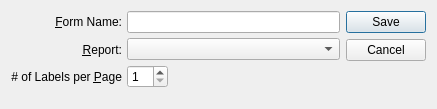
<?xml version="1.0" encoding="UTF-8"?>
<ui version="4.0">
 <comment>This file is part of the xTuple ERP: PostBooks Edition, a free and
open source Enterprise Resource Planning software suite,
Copyright (c) 1999-2011 by OpenMFG LLC, d/b/a xTuple.
It is licensed to you under the Common Public Attribution License
version 1.0, the full text of which (including xTuple-specific Exhibits)
is available at www.xtuple.com/CPAL.  By using this software, you agree
to be bound by its terms.</comment>
 <class>labelForm</class>
 <widget class="QDialog" name="labelForm">
  <property name="geometry">
   <rect>
    <x>0</x>
    <y>0</y>
    <width>437</width>
    <height>109</height>
   </rect>
  </property>
  <property name="windowTitle">
   <string>Label Form</string>
  </property>
  <layout class="QGridLayout" name="gridLayout">
   <item row="0" column="0">
    <layout class="QVBoxLayout">
     <property name="spacing">
      <number>0</number>
     </property>
     <item>
      <layout class="QHBoxLayout">
       <property name="spacing">
        <number>5</number>
       </property>
       <item>
        <layout class="QVBoxLayout">
         <item>
          <widget class="QLabel" name="_formNameLit">
           <property name="text">
            <string>&amp;Form Name:</string>
           </property>
           <property name="alignment">
            <set>Qt::AlignRight|Qt::AlignTrailing|Qt::AlignVCenter</set>
           </property>
           <property name="buddy">
            <cstring>_name</cstring>
           </property>
          </widget>
         </item>
         <item>
          <widget class="QLabel" name="_reportLit">
           <property name="text">
            <string>&amp;Report:</string>
           </property>
           <property name="alignment">
            <set>Qt::AlignRight|Qt::AlignTrailing|Qt::AlignVCenter</set>
           </property>
           <property name="buddy">
            <cstring>_report</cstring>
           </property>
          </widget>
         </item>
         <item>
          <widget class="QLabel" name="_numOfLabelsLit">
           <property name="text">
            <string># of Labels per &amp;Page</string>
           </property>
           <property name="alignment">
            <set>Qt::AlignRight|Qt::AlignTrailing|Qt::AlignVCenter</set>
           </property>
           <property name="buddy">
            <cstring>_report</cstring>
           </property>
          </widget>
         </item>
        </layout>
       </item>
       <item>
        <layout class="QVBoxLayout">
         <property name="spacing">
          <number>5</number>
         </property>
         <item>
          <widget class="XLineEdit" name="_name"/>
         </item>
         <item>
          <widget class="XComboBox" name="_report">
           <property name="type">
            <enum>XComboBox::Reports</enum>
           </property>
          </widget>
         </item>
         <item>
          <layout class="QHBoxLayout">
           <property name="spacing">
            <number>0</number>
           </property>
           <item>
            <widget class="QSpinBox" name="_labelsPerPage">
             <property name="minimum">
              <number>1</number>
             </property>
            </widget>
           </item>
           <item>
            <spacer>
             <property name="orientation">
              <enum>Qt::Horizontal</enum>
             </property>
             <property name="sizeType">
              <enum>QSizePolicy::Expanding</enum>
             </property>
             <property name="sizeHint" stdset="0">
              <size>
               <width>31</width>
               <height>10</height>
              </size>
             </property>
            </spacer>
           </item>
          </layout>
         </item>
        </layout>
       </item>
      </layout>
     </item>
     <item>
      <spacer>
       <property name="orientation">
        <enum>Qt::Vertical</enum>
       </property>
       <property name="sizeType">
        <enum>QSizePolicy::Expanding</enum>
       </property>
       <property name="sizeHint" stdset="0">
        <size>
         <width>20</width>
         <height>16</height>
        </size>
       </property>
      </spacer>
     </item>
    </layout>
   </item>
   <item row="0" column="1">
    <widget class="QDialogButtonBox" name="_buttonBox">
     <property name="orientation">
      <enum>Qt::Vertical</enum>
     </property>
     <property name="standardButtons">
      <set>QDialogButtonBox::Cancel|QDialogButtonBox::Save</set>
     </property>
    </widget>
   </item>
  </layout>
 </widget>
 <layoutdefault spacing="6" margin="11"/>
 <pixmapfunction>qPixmapFromMimeSource</pixmapfunction>
 <customwidgets>
  <customwidget>
   <class>XComboBox</class>
   <extends>QComboBox</extends>
   <header>xcombobox.h</header>
  </customwidget>
  <customwidget>
   <class>XLineEdit</class>
   <extends>QLineEdit</extends>
   <header>xlineedit.h</header>
   <container>1</container>
  </customwidget>
 </customwidgets>
 <tabstops>
  <tabstop>_name</tabstop>
  <tabstop>_report</tabstop>
  <tabstop>_labelsPerPage</tabstop>
 </tabstops>
 <resources/>
 <connections>
  <connection>
   <sender>_buttonBox</sender>
   <signal>rejected()</signal>
   <receiver>labelForm</receiver>
   <slot>reject()</slot>
   <hints>
    <hint type="sourcelabel">
     <x>390</x>
     <y>56</y>
    </hint>
    <hint type="destinationlabel">
     <x>218</x>
     <y>54</y>
    </hint>
   </hints>
  </connection>
 </connections>
</ui>
